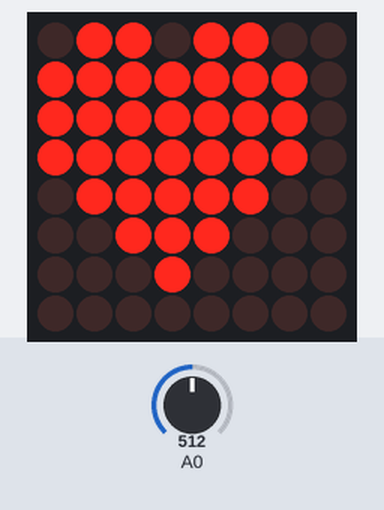
Simulated run of this sketch. Board: Arduino Uno, built with avr-gcc and run on an emulated ATmega328P. Parts: 8×8 LED matrix. The inputs (shaded band) are chosen by the test bench; at power-on: A0 = 512.

Above: at 1.6 s.
At 8.9 s:
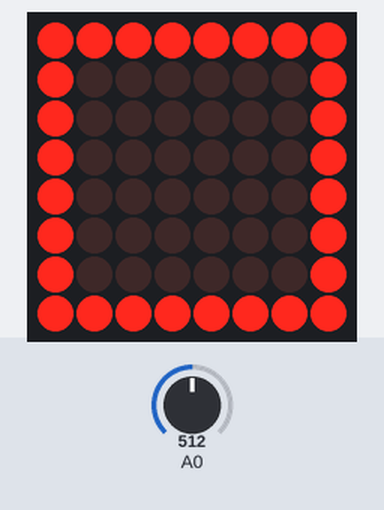
At 12.7 s:
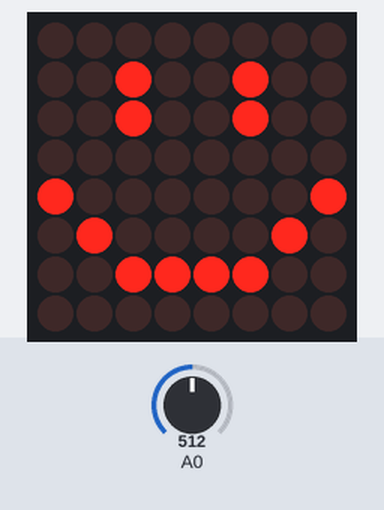
At 19.41 s:
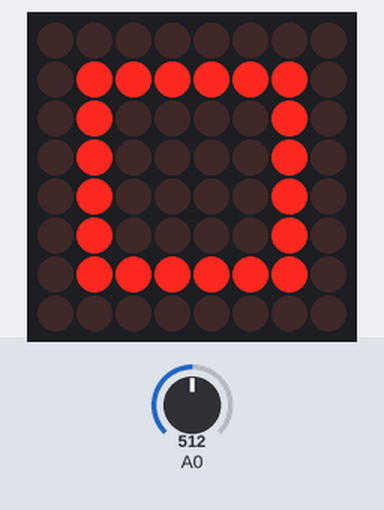
At 26.29 s:
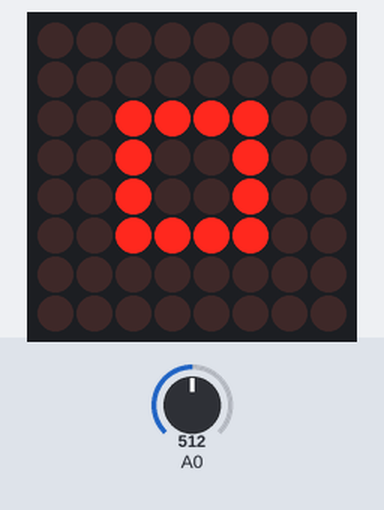
At 32.9 s:
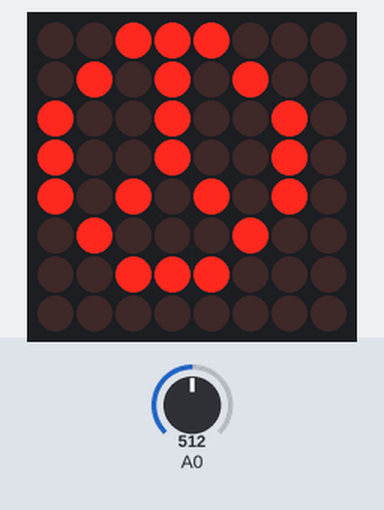

The sketch:

LedmatrixControl.ino
```cpp
#include "LedControl.h"
LedControl matrixControl=LedControl(13,11,12,1);
int a[5],k=0;
unsigned long delayTime=200;
byte mheart[] =
{
B01110000,
B11111000,
B11111100,
B01111110,
B11111100,
B11111000,
B01110000,
B00000000
};

byte mpeace[] =
{
B00111000,
B01000100,
B10001010,
B11110010,
B10001010,
B01000100,
B00111000,
B00000000
};

byte msmile[] =
{
B00001000,
B00000100,
B01100010,
B00000010,
B00000010,
B01100010,
B00000100,
B00001000
};

byte msq1[] =
{
B11111111,
B10000001,
B10000001,
B10000001,
B10000001,
B10000001,
B10000001,
B11111111
};

byte msq2[] =
{
B00000000,
B01111110,
B01000010,
B01000010,
B01000010,
B01000010,
B01111110,
B00000000
};

byte msq3[] =
{
B00000000,
B00000000,
B00111100,
B00100100,
B00100100,
B00111100,
B00000000,
B00000000
};

byte msq4[] =
{
B00000000,
B00000000,
B00000000,
B00011000,
B00011000,
B00000000,
B00000000,
B00000000
};

void listener(){
for (k=0;k<4;k++){
a[k]=a[k+1];
}
a[4]=analogRead(A0)/75;
delay(100);
}

int checking(){
int accflag=0;
for(k=0;k<4;k++){
if(a[k]!=a[k+1]){
accflag=1;
break;
}
}
return(accflag);
}

void sq1()
{
for (int i = 0; i < 8; i++)
{
matrixControl.setColumn(0,i,msq1[i]);
}
}

void sq2()
{
for (int i = 0; i < 8; i++)
{
matrixControl.setColumn(0,i,msq2[i]);
}
}

void sq3()
{
for (int i = 0; i < 8; i++)
{
matrixControl.setColumn(0,i,msq3[i]);
}
}
void sq4()
{
for (int i = 0; i < 8; i++)
{
matrixControl.setColumn(0,i,msq4[i]);
}
}

void heart()
{
for (int i = 0; i < 8; i++)
{
matrixControl.setColumn(0,i,mheart[i]);
}
}
void peace()
{
for (int i = 0; i < 8; i++)
{
matrixControl.setColumn(0,i,mpeace[i]);
}
}
void smile()
{
for (int i = 0; i < 8; i++)
{
matrixControl.setColumn(0,i,msmile[i]);
}
}

void setup(){
matrixControl.setIntensity(0,5);
matrixControl.clearDisplay(0);
}

void mdisplay(){
sq1();
delay(delayTime);
sq2();
delay(delayTime);
sq3();
delay(delayTime);
sq4();
delay(delayTime);
sq3();
delay(delayTime);
sq2();
delay(delayTime);
sq1();
delay(delayTime);
heart();
delay(2000);
smile();
delay(2000);
peace();
delay(2000);
sq1();
delay(delayTime);
sq2();
delay(delayTime);
sq3();
delay(delayTime);
sq4();
delay(delayTime);
sq3();
delay(delayTime);
sq2();
delay(delayTime);
sq1();
delay(delayTime);
}

void loop(){
int test;
listener();
test=checking();
if (test==1){
matrixControl.shutdown(0,false); //Truns matrix on
mdisplay();
}
else{
matrixControl.shutdown(0,true);  // Turns matrix off
}
}
```

Measured:
- what the display in image 0 shows lasts 2.0 s, from 1.6 s to 3.6 s
- what the display in image 1 shows lasts 0.5 s, from 8.9 s to 9.4 s
